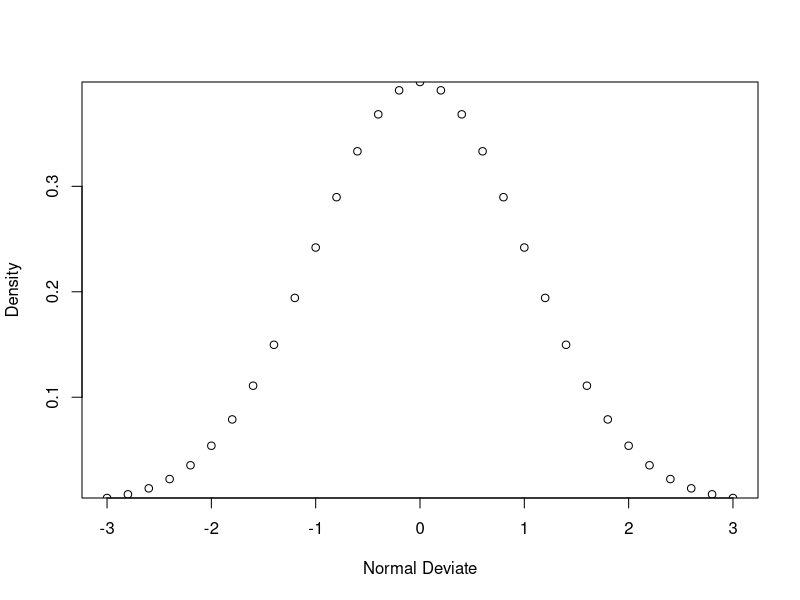

Write R code to recreate this figure.
x <- pretty(c(-3,3),30)
y <- dnorm(x)

plot(x,y, 
     type = "p",
     xlab = "Normal Deviate",
     ylab = "Density",
     yaxs = "i")

c <- matrix(runif(25),nrow = 5)

i <- 15

while (i > 0) {print ("something"); i<- i-1}